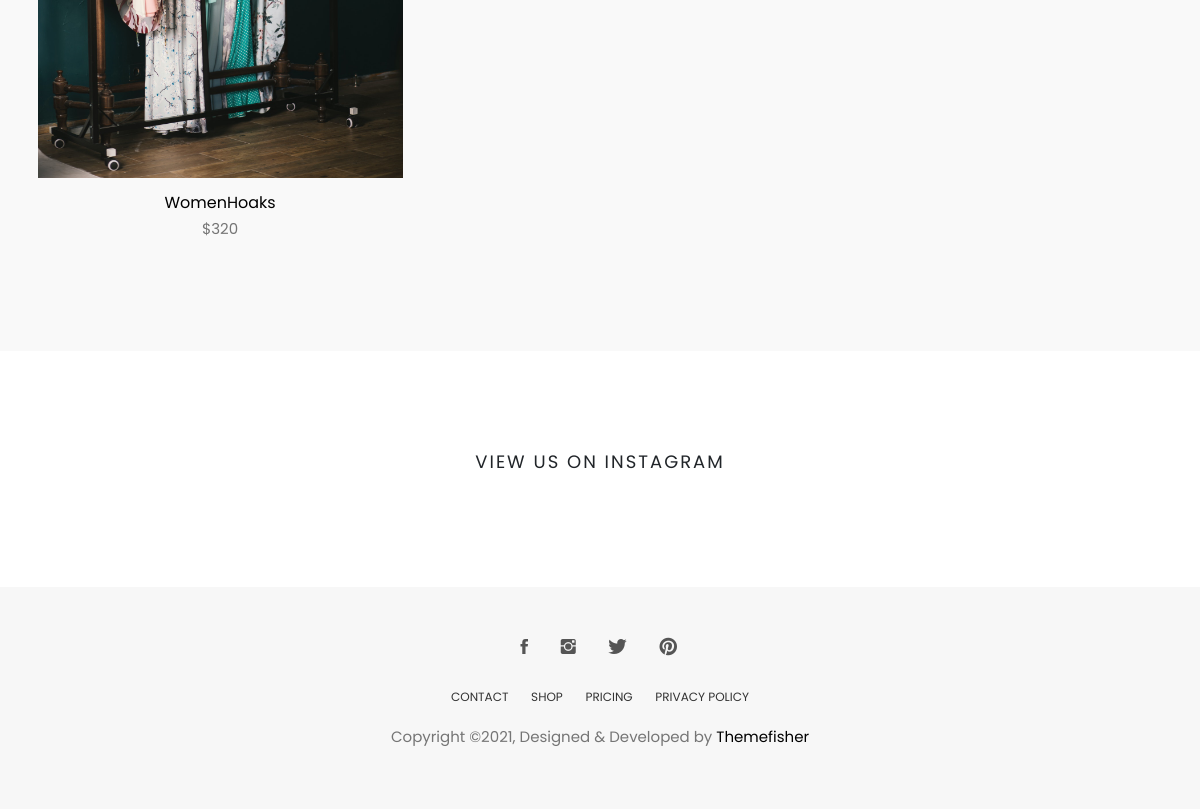
Before: / (lower part) with the older database file.
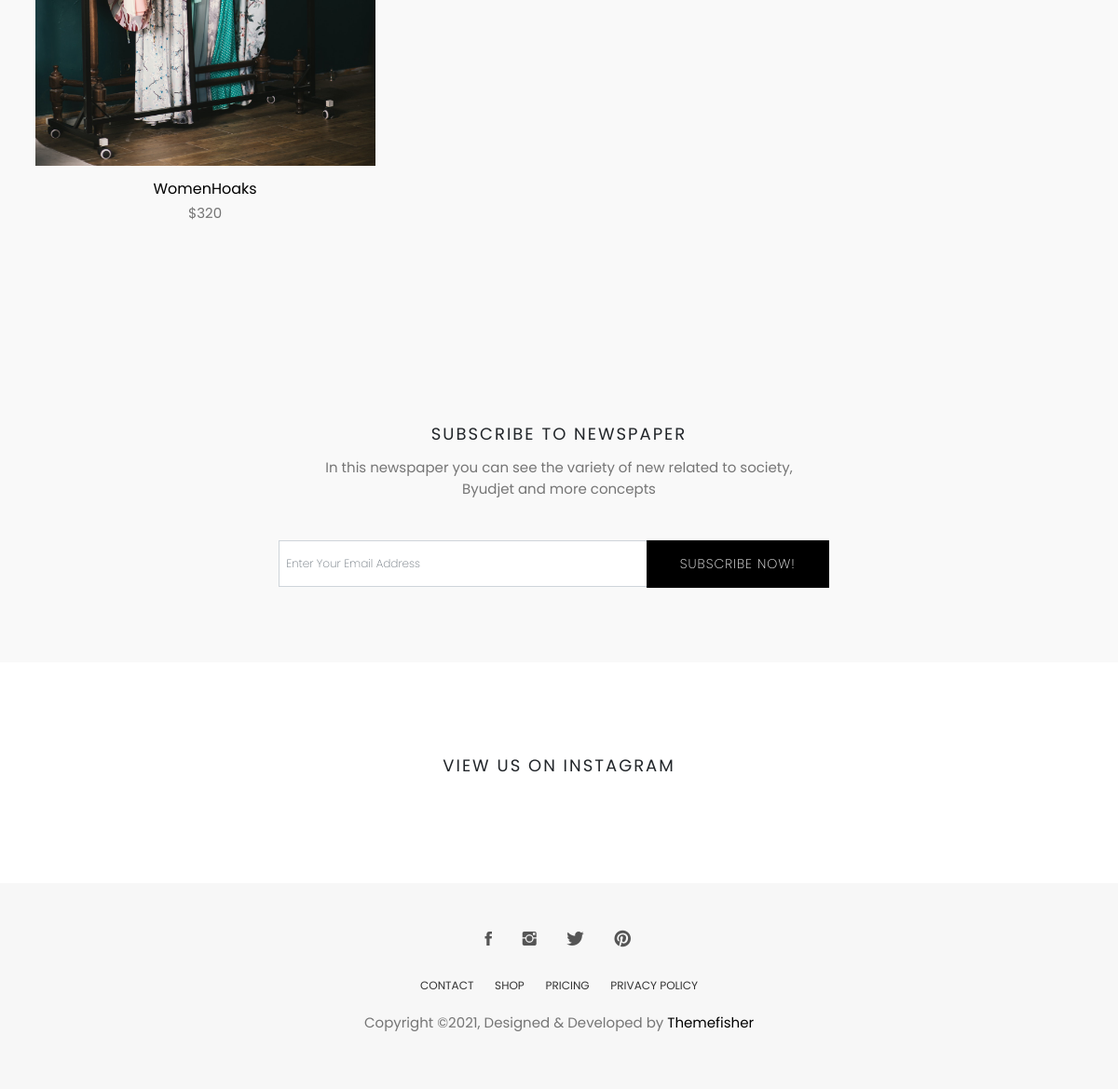
After: the same page with the newer database file.
### aviato/models.py (models this page shows, shortened)
class TrendyProducts(models.Model):
    class Meta:
        verbose_name = 'Trendy Products'
        verbose_name_plural = 'Trendy Products'
    trendy_products_type = models.CharField(max_length=200, blank=False)
    trendy_products_cost = models.IntegerField(default=30, blank=False)
    trendy_products_sale = models.CharField(max_length=80, blank=True)
    trendy_products_image = models.ImageField(blank=False)
    organiser = models.ForeignKey(UserProfile, on_delete=models.CASCADE)
    trendy_category = models.ForeignKey(
        'TrendyProductsCategory', null=True, blank=False, on_delete=models.SET_NULL)

class SubscribeNewpaperModel(models.Model):
    class Meta:
        verbose_name = 'Subscribe Newspaper'
        verbose_name_plural = 'Subscribe Newspaper'
    subscribe_newspaper_header = models.CharField(max_length=200, blank=True)
    subscribe_newspaper_text = models.TextField(max_length=350, blank=True)

### aviato/views.py (the view)
# urls.py: path('', HomeView.as_view(), name='home'),
class HomeView(ListView):
    template_name = 'pages/home.html'
    def get_queryset(self):
        return Header.objects.all()
    def get_context_data(self, **kwargs):
        user = self.request.user
        context = super(HomeView, self).get_context_data(**kwargs)
        context['images'] = CarouselImages.objects.all()
        context['logos'] = Header.objects.all()
        context['products'] = ProductCategory.objects.all()
        context['categories'] = ProductSingleCategory.objects.all()
        context['trendy_products'] = TrendyProducts.objects.all()
        context['trendy_products_categories'] = TrendyProductsCategory.objects.all()
        context['subscribe_newspapers'] = SubscribeNewpaperModel.objects.all()
        return context

### frontend/pages/home.html (shortened to what this page needs)
{% extends 'layouts/base.html' %} {% load static %} {% block content %}
{% for trendy_category in trendy_products_categories %}
<section class="products section bg-gray">
  <div class="container">
    <div class="row">
      {% for trend in trendy_products %}
      <div class="col-md-4">
        <div class="product-item">
          <div class="product-thumb">
            <img
              class="img-responsive"
              src="{{ trend.trendy_products_image.url }}"
              alt="product-img"
            />
          </div>
          <div class="product-content">
            <h4><a href="product-single.html">{{ trend.trendy_products_type }}</a></h4>
            <p class="price">${{ trend.trendy_products_cost }}</p>
          </div>
        </div>
      </div>
      {% endfor %}
    </div>
  </div>
</section>
{% endfor %}
{% for newspaper in subscribe_newspapers %}
<section class="call-to-action bg-gray section">
  <div class="container">
    <div class="row">
      <div class="col-md-12 text-center">
        <div class="title" style="width: 550px; margin: 4px auto;">
          <h2 class="mb-4">{{ newspaper.subscribe_newspaper_header }}</h2>
          <p>{{ newspaper.subscribe_newspaper_text }}</p>
        </div>
        <div class="col-lg-6 col-md-offset-3" style="margin-left: 180px;">
          <div class="input-group subscription-form" style="width: 400px; margin: 0 auto;">
            <input
              type="text"
              class="form-control"
              placeholder="Enter Your Email Address"
            />
            <span class="input-group-btn">
              <button class="btn btn-main" type="button">Subscribe Now!</button>
            </span>
          </div>
        </div>
      </div>
    </div>
  </div>
</section>
{% endfor %}
<section class="section instagram-feed">
  <div class="container">
    <div class="row">
      <div class="title">
        <h2>View us on instagram</h2>
      </div>
    </div>
  </div>
</section>
{% endblock content %}

### frontend/layouts/base.html (shortened to what this page needs)
<!DOCTYPE html>
{% load static %}
<html lang="en" dir="ltr">
  <head>
    <link
      rel="stylesheet"
      href="{% static 'plugins/themefisher-font/style.css' %}"
    />
    <link
      rel="stylesheet"
      href="{% static 'plugins/bootstrap/css/bootstrap.min.css' %}"
    />
    <link
      href="https://cdn.jsdelivr.net/npm/bootstrap@5.0.2/dist/css/bootstrap.min.css"
      rel="stylesheet"
    />
    <link rel="stylesheet" href="{% static 'plugins/animate/animate.css' %}" />
    <link rel="stylesheet" href="{% static 'plugins/slick/slick.css' %}" />
    <link
      rel="stylesheet"
      href="{% static 'plugins/slick/slick-theme.css' %}"
    />
    <link rel="stylesheet" href="{% static 'css/style.css' %}" />
  </head>
  <body id="body">
    {% block content %}
    {% endblock content %}
    {% include 'includes/footer.html' %}
  </body>
</html>

### frontend/includes/navigation.html (shortened to what this page needs)
{% load static %}

### frontend/includes/footer.html
{% load static %}
<footer class="footer section text-center">
  <div class="container">
    <div class="row">
      <div class="col-md-12">
        <ul class="social-media">
          <li>
            <a href="https://www.facebook.com/themefisher">
              <i class="tf-ion-social-facebook"></i>
            </a>
          </li>
          <li>
            <a href="https://www.instagram.com/themefisher">
              <i class="tf-ion-social-instagram"></i>
            </a>
          </li>
          <li>
            <a href="https://www.twitter.com/themefisher">
              <i class="tf-ion-social-twitter"></i>
            </a>
          </li>
          <li>
            <a href="https://www.pinterest.com/themefisher/">
              <i class="tf-ion-social-pinterest"></i>
            </a>
          </li>
        </ul>
        <ul class="footer-menu text-uppercase">
          <li>
            <a href="contact.html">CONTACT</a>
          </li>
          <li>
            <a href="shop.html">SHOP</a>
          </li>
          <li>
            <a href="pricing.html">Pricing</a>
          </li>
          <li>
            <a href="contact.html">PRIVACY POLICY</a>
          </li>
        </ul>
        <p class="copyright-text">Copyright &copy;2021, Designed &amp; Developed by <a href="https://themefisher.com/">Themefisher</a></p>
      </div>
    </div>
  </div>
</footer>

### static/css/style.css (style rules this page uses)
body { line-height: 1.5; font-family: "Poppins", sans-serif; -webkit-font-smoothing: antialiased; }
p { font-family: "Poppins", sans-serif; color: #757575; font-size: 15px; }
h1, h2, h3, h4, h5, h6 { font-family: "Poppins", sans-serif; }
h1, h2, h3, h4, h5, h6 { font-weight: 400; }
ol, ul { margin: 0; padding: 0; list-style: none; }
input[type="email"], input[type="password"], input[type="text"], input[type="tel"] { border-radius: 0; box-shadow: none; height: 45px; outline: none; font-weight: 200; font-size: 12px; }
.form-control { box-shadow: none; border-radius: 0; }
.btn-main, .btn-solid-border, .btn-transparent, .btn-small { background: #000; color: #fff; display: inline-block; font-size: 11px; letter-spacing: 1px; padding: 14px 35px; text-transform: uppercase; font-weight: 200; border-radius: 0; }
.bg-gray { background: #f9f9f9; }
.section { padding: 80px 0; }
.title { padding: 20px 0 30px; }
.title h2 { font-size: 18px; text-align: center; text-transform: uppercase; letter-spacing: 2px; }
.call-to-action .subscription-form input { height: 50px; }
.call-to-action .subscription-form .btn-main, .call-to-action .subscription-form .btn-solid-border, .call-to-action .subscription-form .btn-transparent, .call-to-action .subscription-form .btn-small { font-size: 14px; }
.product-item { margin-bottom: 30px; }
.product-item .product-thumb { position: relative; }
.product-item .product-thumb img { width: 100%; height: auto; }
.product-item .product-thumb:before { transition: .3s all; opacity: 0; background: rgba(0, 0, 0, 0.6); content: ''; position: absolute; top: 0; right: 0; left: 0; bottom: 0; }
.product-item .product-content { text-align: center; }
.product-item .product-content h4 { font-size: 16px; font-weight: 400; margin-top: 15px; margin-bottom: 6px; }
.product-item .product-content h4 a { color: #000; }
.instagram-feed { text-align: center; }
.footer { background: #F7F7F7; padding: 50px 0; }
.footer .footer-menu { margin-top: 30px; }
.footer .footer-menu li { display: inline-block; margin: 0 10px; }
.footer .footer-menu li a { color: #333; font-size: 12px; }
.footer .copyright-text { margin-top: 20px; }
.copyright-text a { color: #000; }
.social-media li { display: inline-block; margin: 0 5px; }
.social-media li a { padding: 8px 10px; }
.social-media li a i { font-size: 20px; color: #555; }

Changed rows visible on the page:
added SubscribeNewpaperModel: subscribe_newspaper_header "SUBSCRIBE TO NEWSPAPER", subscribe_newspaper_text "In this newspaper you can see the variety of new related to society, Byudjet and more concepts"
